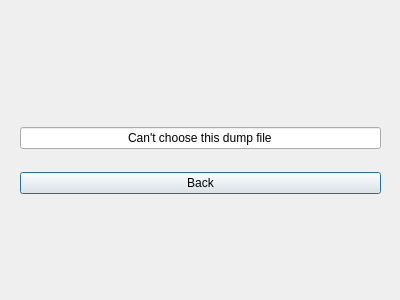
<?xml version="1.0" encoding="UTF-8"?>
<ui version="4.0">
 <class>Dialog</class>
 <widget class="QDialog" name="Dialog">
  <property name="geometry">
   <rect>
    <x>0</x>
    <y>0</y>
    <width>400</width>
    <height>300</height>
   </rect>
  </property>
  <property name="windowTitle">
   <string>Dialog</string>
  </property>
  <widget class="QWidget" name="verticalLayoutWidget">
   <property name="geometry">
    <rect>
     <x>20</x>
     <y>110</y>
     <width>361</width>
     <height>101</height>
    </rect>
   </property>
   <layout class="QVBoxLayout" name="verticalLayout">
    <item>
     <widget class="QLineEdit" name="lineEdit">
      <property name="text">
       <string>Can't choose this dump file</string>
      </property>
      <property name="alignment">
       <set>Qt::AlignCenter</set>
      </property>
     </widget>
    </item>
    <item>
     <widget class="QPushButton" name="pushButton">
      <property name="text">
       <string>Back</string>
      </property>
     </widget>
    </item>
   </layout>
  </widget>
 </widget>
 <resources/>
 <connections>
  <connection>
   <sender>pushButton</sender>
   <signal>clicked()</signal>
   <receiver>Dialog</receiver>
   <slot>go_back()</slot>
   <hints>
    <hint type="sourcelabel">
     <x>141</x>
     <y>181</y>
    </hint>
    <hint type="destinationlabel">
     <x>134</x>
     <y>227</y>
    </hint>
   </hints>
  </connection>
 </connections>
 <slots>
  <slot>go_back()</slot>
 </slots>
</ui>
